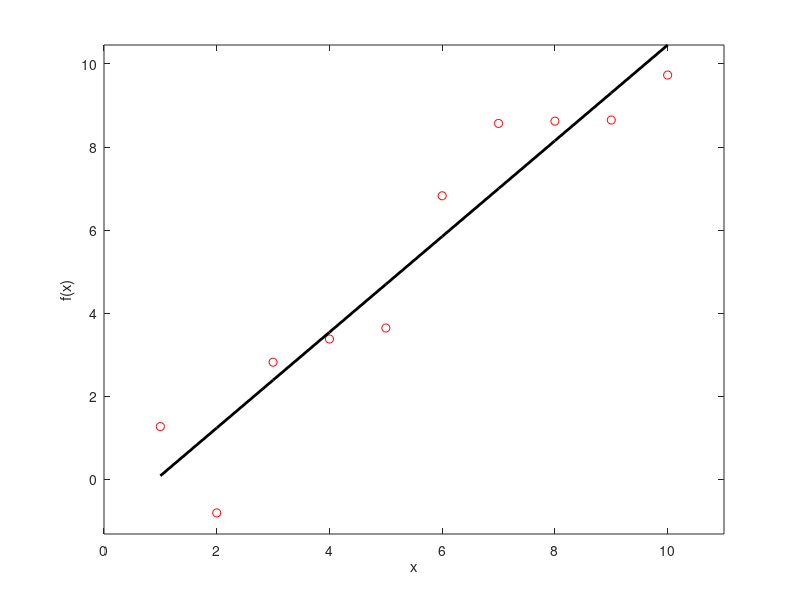
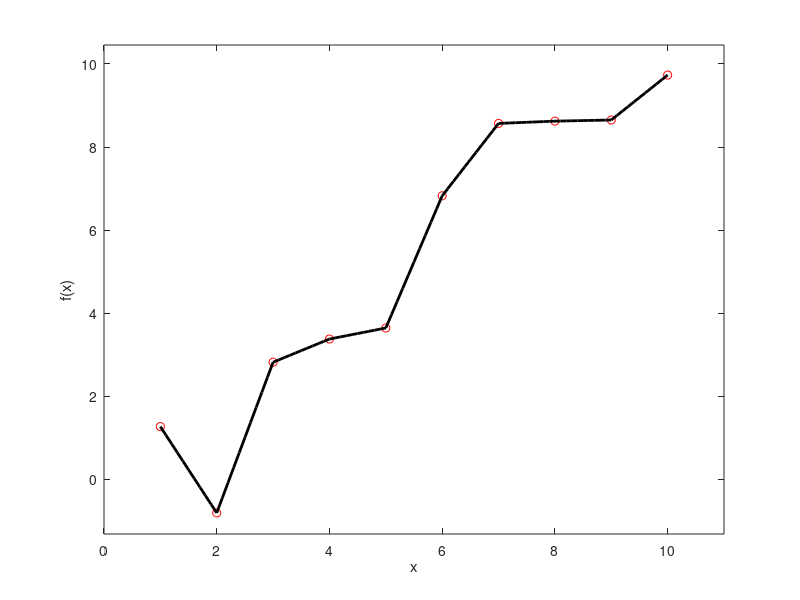
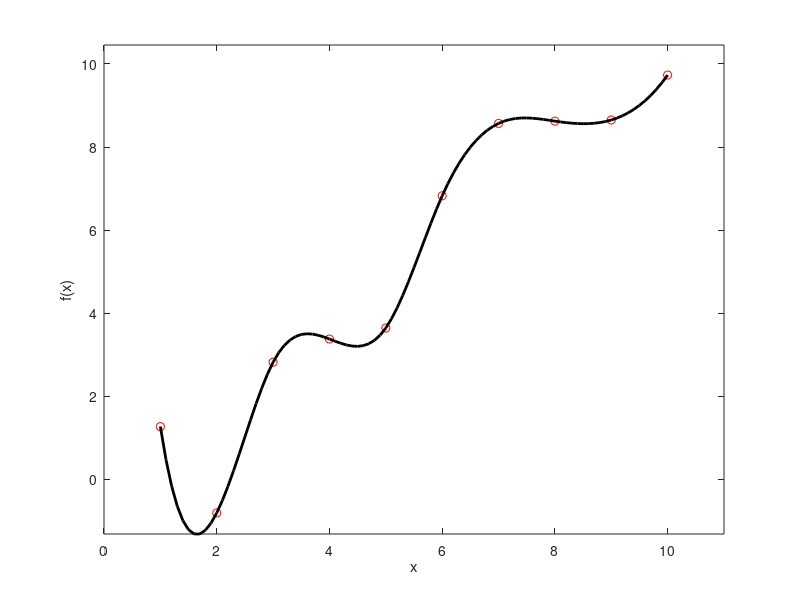

Here is the MATLAB script that generated these plots, in order:
clear all; clc; close all;

xdata=[1:10]';
ydata=xdata+randn(length(xdata),1);

x1=lsqcurvefit(@(x1,xdata) x1(1)*xdata+x1(2),[0;0],xdata,ydata);
y1=x1(1)*xdata+x1(2);
xq=[1:0.1:10]';
yq1=interp1(xdata,ydata,xq);
yq2=interp1(xdata,ydata,xq,'spline');
ymin=min([min(y1),min(yq1),min(yq2)]);
ymax=max([max(y1),max(yq1),max(yq2)]);

figure,plot(xdata,ydata,'or',xdata,y1,'-k','LineWidth',2)
xlim([0 11])
ylim([ymin ymax])
xlabel('x'),ylabel('f(x)')
print(gcf,'-depsc2','pt5-1a.eps')
figure,plot(xdata,ydata,'or',xq,yq1,'-k','LineWidth',2)
xlim([0 11])
ylim([ymin ymax])
xlabel('x'),ylabel('f(x)')
print(gcf,'-depsc2','pt5-1b.eps')
figure,plot(xdata,ydata,'or',xq,yq2,'-k','LineWidth',2)
xlim([0 11])
ylim([ymin ymax])
xlabel('x'),ylabel('f(x)')
print(gcf,'-depsc2','pt5-1c.eps')